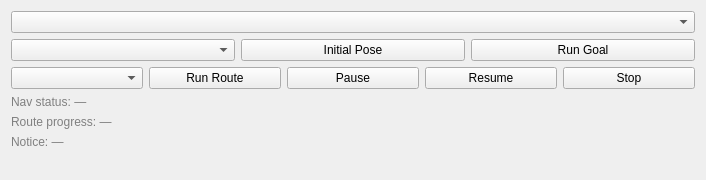
<?xml version="1.0" encoding="UTF-8"?>
<ui version="4.0">
 <class>ScUI</class>
 <widget class="QWidget" name="ScUI">
  <property name="windowModality">
   <enum>Qt::WindowModal</enum>
  </property>
  <property name="geometry">
   <rect>
    <x>0</x>
    <y>0</y>
    <width>706</width>
    <height>160</height>
   </rect>
  </property>
  <property name="sizePolicy">
   <sizepolicy hsizetype="Preferred" vsizetype="Preferred">
    <horstretch>0</horstretch>
    <verstretch>0</verstretch>
   </sizepolicy>
  </property>
  <property name="windowTitle">
   <string>TestWidget Window</string>
  </property>
  <layout class="QVBoxLayout" name="verticalLayout">
   <item>
    <layout class="QHBoxLayout" name="horizontalLayout_map">
     <item>
      <widget class="QComboBox" name="MapComboBox">
       <property name="editable">
        <bool>false</bool>
       </property>
      </widget>
     </item>
    </layout>
   </item>
   <item>
    <layout class="QHBoxLayout" name="horizontalLayout_goal">
     <item>
      <widget class="QComboBox" name="Nav2GoalComboBox">
       <property name="editable">
        <bool>false</bool>
       </property>
      </widget>
     </item>
     <item>
      <widget class="QPushButton" name="LocalizationButton">
       <property name="text">
        <string>Initial Pose</string>
       </property>
       <property name="autoDefault">
        <bool>true</bool>
       </property>
       <property name="default">
        <bool>false</bool>
       </property>
       <property name="flat">
        <bool>false</bool>
       </property>
      </widget>
     </item>
     <item>
      <widget class="QPushButton" name="RunGoalButton">
       <property name="text">
        <string>Run Goal</string>
       </property>
       <property name="autoDefault">
        <bool>true</bool>
       </property>
      </widget>
     </item>
    </layout>
   </item>
   <item>
    <layout class="QHBoxLayout" name="horizontalLayout_route">
     <item>
      <widget class="QComboBox" name="MapoiRouteComboBox"/>
     </item>
     <item>
      <widget class="QPushButton" name="RunRouteButton">
       <property name="text">
        <string>Run Route</string>
       </property>
       <property name="autoDefault">
        <bool>true</bool>
       </property>
      </widget>
     </item>
     <item>
      <widget class="QPushButton" name="PauseButton">
       <property name="text">
        <string>Pause</string>
       </property>
       <property name="autoDefault">
        <bool>true</bool>
       </property>
      </widget>
     </item>
     <item>
      <widget class="QPushButton" name="ResumeButton">
       <property name="text">
        <string>Resume</string>
       </property>
       <property name="autoDefault">
        <bool>true</bool>
       </property>
      </widget>
     </item>
     <item>
      <widget class="QPushButton" name="StopButton">
       <property name="acceptDrops">
        <bool>false</bool>
       </property>
       <property name="autoFillBackground">
        <bool>true</bool>
       </property>
       <property name="text">
        <string>Stop</string>
       </property>
       <property name="autoDefault">
        <bool>true</bool>
       </property>
      </widget>
     </item>
    </layout>
   </item>
   <item>
    <!-- NavStatusLabel / RouteProgressLabel / CommandRejectedLabel は状態・一時表示用。
         出現/消滅でレイアウトが上下しないよう常駐させ (hide しない)、idle 時は
         「<caption>: —」をグレー表示して空白行に見えないようにする (#451)。
         idle 表示の正本は MapoiPanel::Set*Idle で、constructor が setupUi 直後に
         上書きする。ここの text / styleSheet は Designer プレビュー用 (実表示には
         使われない)。 -->
    <widget class="QLabel" name="NavStatusLabel">
     <property name="text">
      <string>Nav status: —</string>
     </property>
     <property name="styleSheet">
      <string notr="true">color: gray;</string>
     </property>
    </widget>
   </item>
   <item>
    <widget class="QLabel" name="RouteProgressLabel">
     <property name="text">
      <string>Route progress: —</string>
     </property>
     <property name="styleSheet">
      <string notr="true">color: gray;</string>
     </property>
     <property name="textFormat">
      <enum>Qt::PlainText</enum>
     </property>
    </widget>
   </item>
   <item>
    <widget class="QLabel" name="CommandRejectedLabel">
     <property name="text">
      <string>Notice: —</string>
     </property>
     <property name="styleSheet">
      <string notr="true">color: gray;</string>
     </property>
     <property name="textFormat">
      <enum>Qt::PlainText</enum>
     </property>
    </widget>
   </item>
   <item>
    <layout class="QHBoxLayout" name="horizontalLayout_backend_status">
     <item>
      <widget class="QLabel" name="NavBackendStatusLabel">
       <property name="text">
        <string></string>
       </property>
       <property name="textFormat">
        <enum>Qt::PlainText</enum>
       </property>
      </widget>
     </item>
     <item>
      <widget class="QLabel" name="LocBackendStatusLabel">
       <property name="text">
        <string></string>
       </property>
       <property name="textFormat">
        <enum>Qt::PlainText</enum>
       </property>
      </widget>
     </item>
    </layout>
   </item>
   <item>
    <spacer name="bottomSpacer">
     <property name="orientation">
      <enum>Qt::Vertical</enum>
     </property>
     <property name="sizeType">
      <enum>QSizePolicy::Expanding</enum>
     </property>
     <property name="sizeHint" stdset="0">
      <size>
       <width>0</width>
       <height>0</height>
      </size>
     </property>
    </spacer>
   </item>
  </layout>
 </widget>
 <resources/>
 <connections/>
</ui>
